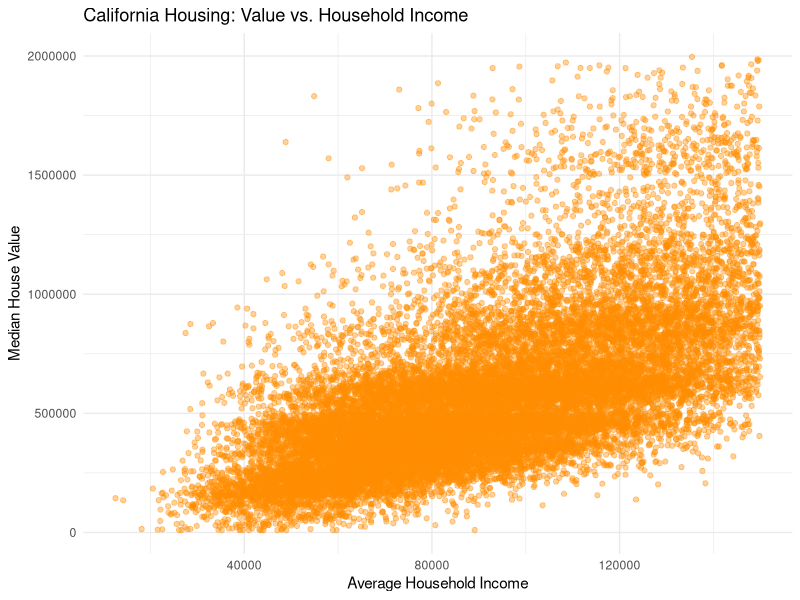

Reproduce this figure in R.
## ---- chunk 1

library(tidyverse)

# Unzip all files to a folder
unzip("archive.zip", exdir = "unzipped_data")

# Load the main housing dataset
library(readr)
housing <- read_csv("unzipped_data/california_housing_updated.csv")


library(dplyr)
library(ggplot2)

housing_clean <- housing %>%
  filter(
    average_household_income > 0 & average_household_income < 150000,
    median_house_value > 0 & median_house_value < 2000000
  )

ggplot(housing_clean, aes(x = average_household_income, y = median_house_value)) +
  geom_point(alpha = 0.4, color = "darkorange") +
  labs(
    title = "California Housing: Value vs. Household Income",
    x = "Average Household Income",
    y = "Median House Value"
  ) +
  theme_minimal()


